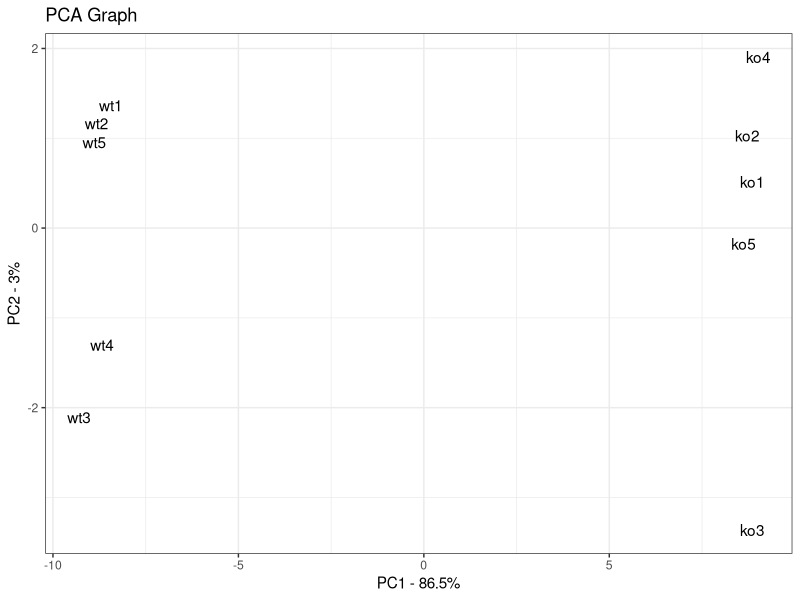
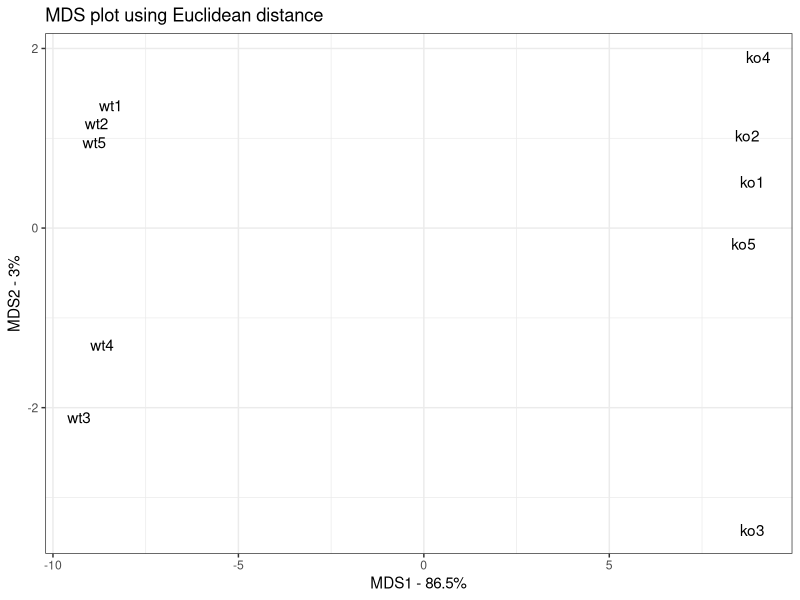
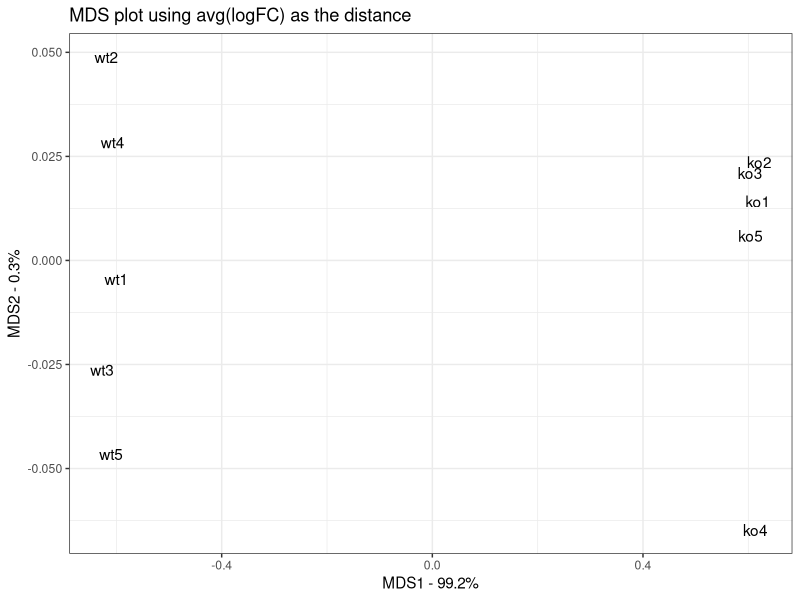

Source code (R) for these figures, in order:
#StatQuest: MDS and PCoA in R
#https://www.youtube.com/watch?v=pGAUHhLYp5Q&list=PLblh5JKOoLUICTaGLRoHQDuF_7q2GfuJF&index=38
#https://github.com/StatQuesc/mds_and_pcoa_demo/blob/master/mds_and_pcoa_demo.R


## In this example, the data is in a matrix called
## data.matrix
## columns are individual samples (i.e. cells)
## rows are measurements taken for all the samples (i.e. genes)
## Just for the sake of the example, here's some made up data...
library(ggplot2)
data.matrix <- matrix(nrow=100, ncol=10)
colnames(data.matrix) <- c(
  paste("wt", 1:5, sep=""),
  paste("ko", 1:5, sep=""))
rownames(data.matrix) <- paste("gene", 1:100, sep="")
for (i in 1:100) {
  wt.values <- rpois(5, lambda=sample(x=10:1000, size=1))
  ko.values <- rpois(5, lambda=sample(x=10:1000, size=1))
  
  data.matrix[i,] <- c(wt.values, ko.values)
}
head(data.matrix)
dim(data.matrix)

##
## 1) Just for reference, draw a PCA plot using this data...
##
###################################################################
pca <- prcomp(t(data.matrix), scale=TRUE, center=TRUE) 

## calculate the percentage of variation that each PC accounts for...
pca.var <- pca$sdev^2
pca.var.per <- round(pca.var/sum(pca.var)*100, 1)
pca.var.per

## now make a fancy looking plot that shows the PCs and the variation:
pca.data <- data.frame(Sample=rownames(pca$x),
                       X=pca$x[,1],
                       Y=pca$x[,2])
pca.data

ggplot(data=pca.data, aes(x=X, y=Y, label=Sample)) +
  geom_text() +
  xlab(paste("PC1 - ", pca.var.per[1], "%", sep="")) +
  ylab(paste("PC2 - ", pca.var.per[2], "%", sep="")) +
  theme_bw() +
  ggtitle("PCA Graph")

## 2) Now draw an MDS plot using the same data and the Euclidean
##    distance. This graph should look the same as the PCA plot
## first, calculate the distance matrix using the Euclidian distance.
## NOTE: We are transposing, scaling and centering the data just like PCA.
distance.matrix <-dist(scale(t(data.matrix), center=TRUE, scale=TRUE),
                       method="euclidean")
mds.stuff <- cmdscale(distance.matrix, eig=TRUE, x.ret=TRUE)
mds.var.per <-round(mds.stuff$eig/sum(mds.stuff$eig)*100, 1)
mds.var.per
  # [1] 88.0  2.9  2.7  2.2  1.5  0.9  0.8  0.6  0.3  0.0
mds.values <- mds.stuff$points
mds.data <-data.frame(Sample=rownames(mds.values),
                      X=mds.values[,1],
                      Y=mds.values[,2])
mds.data

ggplot(data=mds.data, aes(x=X, y=Y, label=Sample)) +
  geom_text() +
  theme_bw() +
  xlab(paste("MDS1 - ", mds.var.per[1], "%", sep="")) +
  ylab(paste("MDS2 - ", mds.var.per[2], "%", sep="")) +
  ggtitle("MDS plot using Euclidean distance")

## 3) Now draw an MDS plot using the same data and the average log(fold change)
##    This graph should look different than the first two
## first, take the log2 of all the values in the data.matrix.
## This makes it easy to compute log2(Fold Change) between a gene in two
## samples since...
##
## log2(Fold Change) = log2(value for sample 1) - log2(value for sample 2)

log2.data.matrix <- log2(data.matrix)
## now create an empty distance matrix
log2.distance.matrix <- matrix(0,
                               nrow=ncol(log2.data.matrix),
                               ncol=ncol(log2.data.matrix),
                               dimnames = list(colnames(log2.data.matrix),
                                               colnames(log2.data.matrix)))
log2.distance.matrix

## now compute the distance matrix using avg(absolute value(log2(FC)))
for(i in 1:ncol(log2.distance.matrix)){
  for(j in 1:i) {
    log2.distance.matrix[i, j] <-
      mean(abs(log2.data.matrix[,i] - log2.data.matrix[,j]))
  }
}
log2.distance.matrix

## do the MDS math (this is basically eigen value decomposition)
## cmdscale() is the function for "Classical Multi-Dimensional Scalign"
mds.stuff <- cmdscale(as.dist(log2.distance.matrix),
                      eig=TRUE,
                      x.ret=TRUE)

## calculate the percentage of variation that each MDS axis accounts for...
mds.var.per <-round(mds.stuff$eig/sum(mds.stuff$eig)*100, 1)
mds.var.per

## now make a fancy looking plot that shows the MDS axes and the variation:
mds.values <- mds.stuff$points
mds.data <-data.frame(Sample=rownames(mds.values),
                      X=mds.values[,1],
                      Y=mds.values[,2])
mds.data

ggplot(data=mds.data, aes(x=X, y=Y, label=Sample)) +
  geom_text() +
  theme_bw() +
  xlab(paste("MDS1 - ", mds.var.per[1], "%", sep="")) +
  ylab(paste("MDS2 - ", mds.var.per[2], "%", sep="")) +
  ggtitle("MDS plot using avg(logFC) as the distance")

